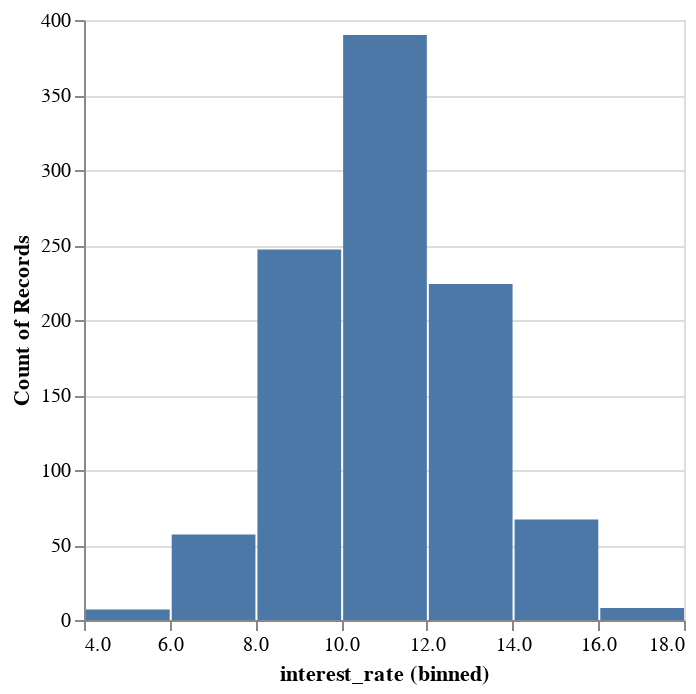

The notebook cell this image was saved under:
### Markdown cell above
### Histogram

### Code cell
# Histogram 
alt.Chart(df_normal).mark_bar().encode(
    x=alt.X("interest_rate").bin(),
    y=alt.Y("interest_rate", aggregate="count")
)

### Figure 1 — Vega-Lite specification as saved in the notebook (floating-point values rounded to 4 significant figures; data arrays with more than 128 entries replaced by an {"elided": "..."} marker saying what was removed)
{"config": {"view": {"continuousWidth": 300, "continuousHeight": 300}}, "data": {"name": "data-b242a0cce628bdce4ccb5b208114747c"}, "mark": {"type": "bar"}, "encoding": {"x": {"bin": {}, "field": "interest_rate", "type": "quantitative"}, "y": {"aggregate": "count", "field": "interest_rate", "type": "quantitative"}}, "$schema": "https://vega.github.io/schema/vega-lite/v5.6.1.json", "datasets": {"data-b242a0cce628bdce4ccb5b208114747c": {"elided": "1000 records"}}}
